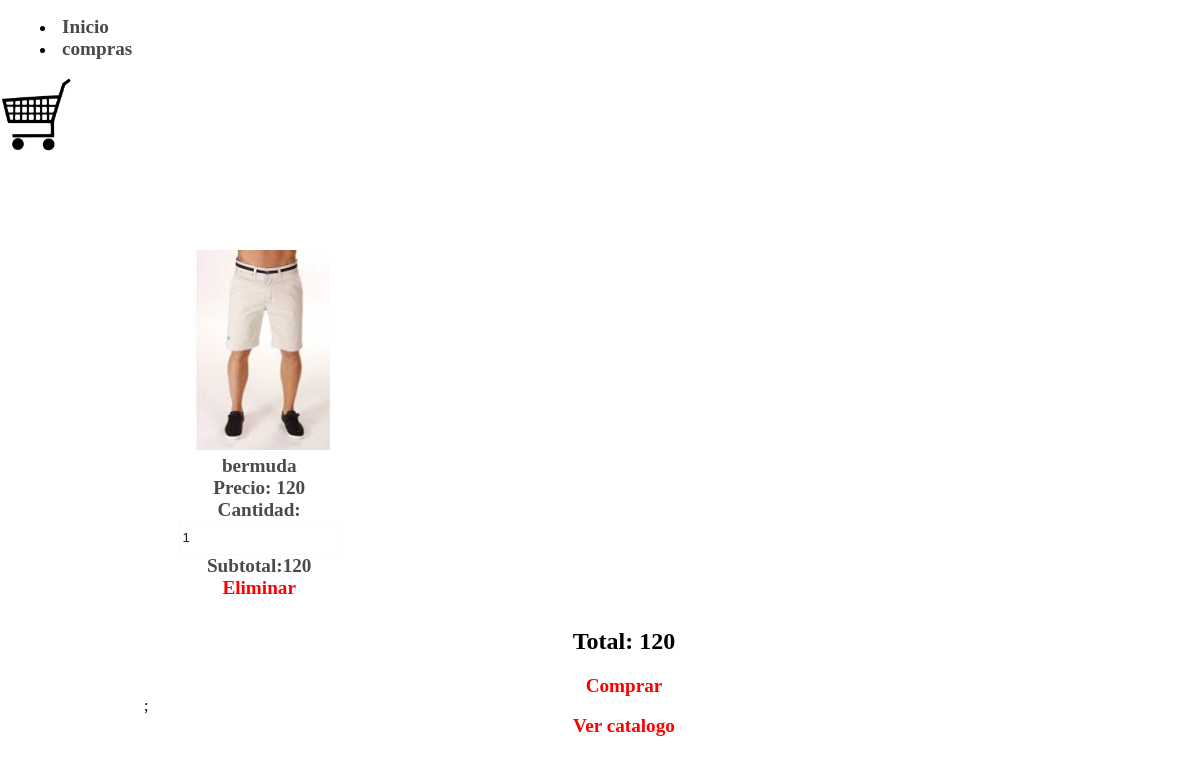
The app's page /carritodecompras.php?id=2 with its own data.
### tables this page shows
CREATE TABLE `productos` (
  `id` int(11) NOT NULL,
  `nombre` varchar(30) DEFAULT NULL,
  `descripcion` varchar(50) DEFAULT NULL,
  `imagen` varchar(20) DEFAULT NULL,
  `precio` int(11) DEFAULT NULL
);

### carritodecompras.php (the view, shortened to what this page needs)
<?php
	if(isset($_SESSION['carrito'])){
		if(isset($_GET['id'])){
					$arreglo=$_SESSION['carrito'];
					$encontro=false;
					$numero=0;
					for($i=0;$i<count($arreglo);$i++){
						if($arreglo[$i]['Id']==$_GET['id']){
							$encontro=true;
							$numero=$i;
						}
					}
					if($encontro==true){
						$arreglo[$numero]['Cantidad']=$arreglo[$numero]['Cantidad']+1;
						$_SESSION['carrito']=$arreglo;
					}else{
						$nombre="";
						$precio=0;
						$imagen="";
						$re=mysql_query("select * from productos where id=".$_GET['id']);
						while ($f=mysql_fetch_array($re)) {
							$nombre=$f['nombre'];
							$precio=$f['precio'];
							$imagen=$f['imagen'];
						}
						$datosNuevos=array('Id'=>$_GET['id'],
										'Nombre'=>$nombre,
										'Precio'=>$precio,
										'Imagen'=>$imagen,
										'Cantidad'=>1);
						array_push($arreglo, $datosNuevos);
						$_SESSION['carrito']=$arreglo;
					}
		}
	}else{
		if(isset($_GET['id'])){
			$re=mysql_query("select * from productos where id=".$_GET['id']);
		}
	}
?>
<!DOCTYPE html>
<html lang="es">
<head>
	<link rel="stylesheet" type="text/css" href="./css/estilos.css">
</head>
<body>
	<header>
		<nav class="menu2">
		<menu>
		<li><a href="./">Inicio</a></li>
		<li><a href="compras/compras.php" class="selected">compras</a></li>
		</menu>
		</nav>
		<a href="./carritodecompras.php" title="ver carrito de compras">
			<img src="./imagenes/carrito.png">
		</a>
	</header>
	<section>
		<?php
			$total=0;
			if(isset($_SESSION['carrito'])){
			$datos=$_SESSION['carrito'];
			$total=0;
			for($i=0;$i<count($datos);$i++){
	?>
				<div class="producto">
					<center>
						<img src="./productos/<?php echo $datos[$i]['Imagen'];?>"><br>
						<span ><?php echo $datos[$i]['Nombre'];?></span><br>
						<span>Precio: <?php echo $datos[$i]['Precio'];?></span><br>
						<span>Cantidad:
							<input type="text" value="<?php echo $datos[$i]['Cantidad'];?>"
							data-precio="<?php echo $datos[$i]['Precio'];?>"
							data-id="<?php echo $datos[$i]['Id'];?>"
							class="cantidad">
						</span><br>
						<span class="subtotal">Subtotal:<?php echo $datos[$i]['Cantidad']*$datos[$i]['Precio'];?></span><br>
						<a href="#" class="eliminar" data-id="<?php echo $datos[$i]['Id']?>">Eliminar</a>
					</center>
				</div>
			<?php
				$total=($datos[$i]['Cantidad']*$datos[$i]['Precio'])+$total;
			}
			}else{
				echo '<center><h2>No has añadido ningun producto</h2></center>';
			}
			echo '<center><h2 id="total">Total: '.$total.'</h2></center>';
			if($total!=0){
					echo '<center><a href="./compras/compras.php" class="aceptar">Comprar</a></center>;';
			}
		?>
		<center><a href="./">Ver catalogo</a></center>
	</section>
</body>
</html>

### css/estilos.css (style rules this page uses)
a { color: #4a4a4a; font-weight: bolder; font-size: 1.2rem; text-decoration: none; }
header a img { width: 100%; }
section { width: 80%; min-height: 500px; padding: 2%; margin:0 auto; margin-left: 10%; margin-top: 50px; }
.producto { width: 20%; height: auto; display: inline-block; vertical-align: top; margin-left: 1%; margin-top: 1%; color: #4a4a4a; font-weight: bolder; font-size: 1.2rem; padding: 1%; }
header a img { width: 6%; }
.producto img { width: 200px; height: 200px; margin:0 auto; }
html { padding: 0px; margin: 0px; }
body { padding: 0px; margin: 0px; }
center a { color: red; }
input { width: 80%; height: 30px; border:1px solid #fafafa; color:#1e1e1e; }
center img { width: 250px; display: inline-block; }

### records on screen
productos: imagen (picture), nombre "bermuda", precio "120", value "1", $datos[$i]['Cantidad']*$datos[$i]['Precio'] "120"

### other values on screen
$total "120"
